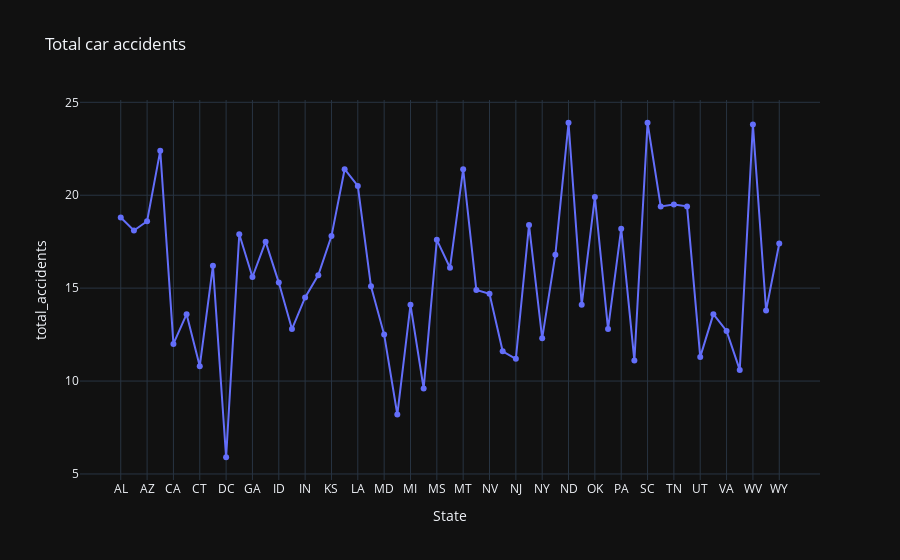

The notebook cell saved with this chart:
### Code cell
px.line(df , x= 'abbrev',y= 'total',title='Total car accidents',
        labels={'abbrev':'State','total':'total_accidents'},
        template='plotly_dark',markers=True)

### Figure 1 — Plotly figure (JSON) as saved in the notebook; plotly's stock layout.template omitted (floating-point values rounded to 4 significant figures)
{"data": [{"hovertemplate": "State=%{x}<br>total_accidents=%{y}<extra></extra>", "legendgroup": "", "line": {"color": "#636efa", "dash": "solid"}, "marker": {"symbol": "circle"}, "mode": "lines+markers", "name": "", "orientation": "v", "showlegend": false, "type": "scatter", "x": ["AL", "AK", "AZ", "AR", "CA", "CO", "CT", "DE", "DC", "FL", "GA", "HI", "ID", "IL", "IN", "IA", "KS", "KY", "LA", "ME", "MD", "MA", "MI", "MN", "MS", "MO", "MT", "NE", "NV", "NH", "NJ", "NM", "NY", "NC", "ND", "OH", "OK", "OR", "PA", "RI", "SC", "SD", "TN", "TX", "UT", "VT", "VA", "WA", "WV", "WI", "WY"], "xaxis": "x", "y": [18.8, 18.1, 18.6, 22.4, 12.0, 13.6, 10.8, 16.2, 5.9, 17.9, 15.6, 17.5, 15.3, 12.8, 14.5, 15.7, 17.8, 21.4, 20.5, 15.1, 12.5, 8.2, 14.1, 9.6, 17.6, 16.1, 21.4, 14.9, 14.7, 11.6, 11.2, 18.4, 12.3, 16.8, 23.9, 14.1, 19.9, 12.8, 18.2, 11.1, 23.9, 19.4, 19.5, 19.4, 11.3, 13.6, 12.7, 10.6, 23.8, 13.8, 17.4], "yaxis": "y"}], "layout": {"legend": {"tracegroupgap": 0}, "title": {"text": "Total car accidents"}, "xaxis": {"anchor": "y", "domain": [0, 1], "title": {"text": "State"}}, "yaxis": {"anchor": "x", "domain": [0, 1], "title": {"text": "total_accidents"}}}}
